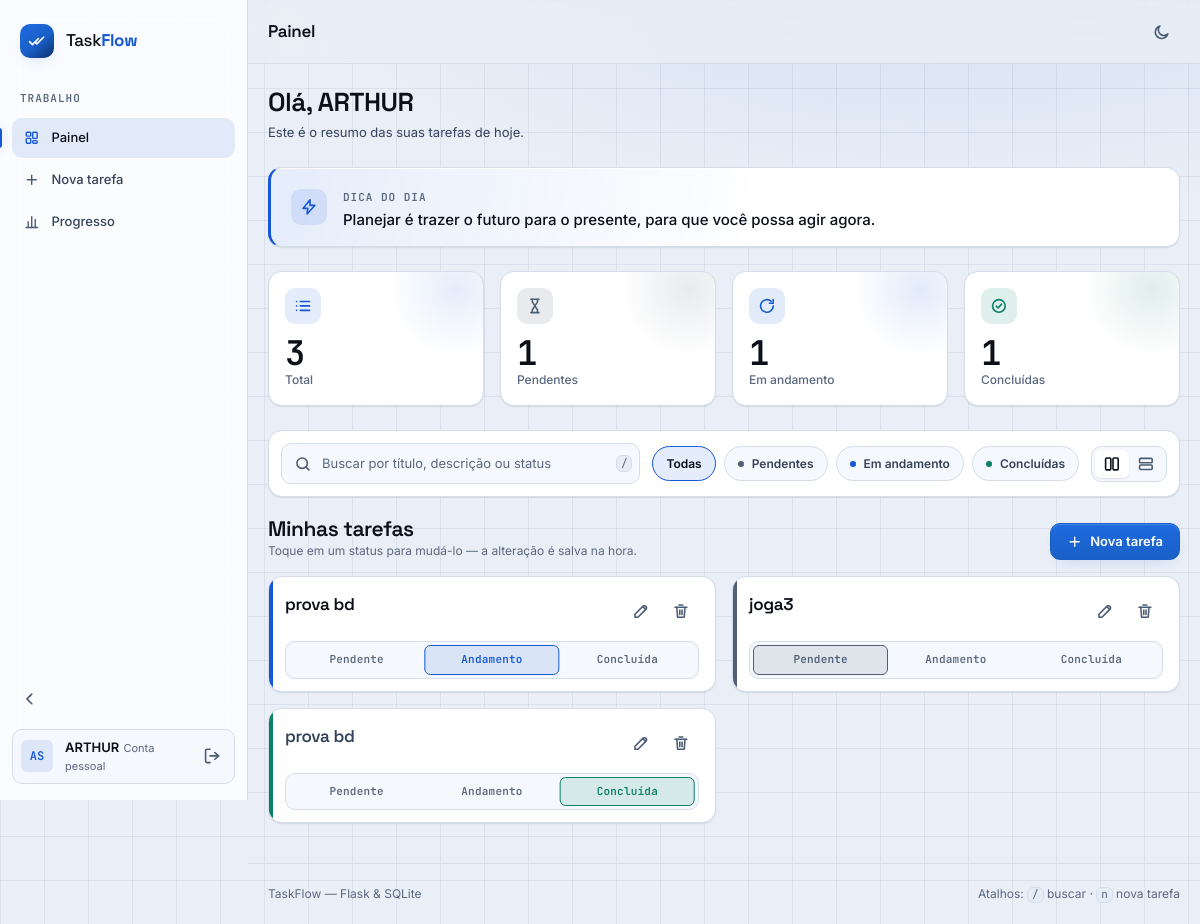
The app's page /dashboard (signed in) with its own data.
### tables this page shows
CREATE TABLE tarefas (
            id INTEGER PRIMARY KEY AUTOINCREMENT,
            titulo TEXT NOT NULL,
            descricao TEXT,
            status TEXT DEFAULT 'pendente',
            usuario_id INTEGER NOT NULL,
            FOREIGN KEY (usuario_id) REFERENCES usuarios(id)
        );

### TASK_FLOW/task_panel/app.py (the view)
@app.route('/dashboard')
@login_required
def dashboard():
    conn = get_db()
    tarefas = conn.execute(
        'SELECT * FROM tarefas WHERE usuario_id = ? ORDER BY id DESC',
        (session['usuario_id'],)
    ).fetchall()
    conn.close()
    dica = obter_dica_do_dia()
    total = len(tarefas)
    pendentes = sum(1 for t in tarefas if t['status'] == 'pendente')
    em_andamento = sum(1 for t in tarefas if t['status'] == 'em_andamento')
    concluidas = sum(1 for t in tarefas if t['status'] == 'concluida')
    return render_template('dashboard.html',
                           tarefas=tarefas,
                           dica=dica,
                           total=total,
                           pendentes=pendentes,
                           em_andamento=em_andamento,
                           concluidas=concluidas)

### TASK_FLOW/task_panel/templates/dashboard.html (shortened to what this page needs)
{% extends 'base.html' %}
{% from 'macros.html' import icon, stat, task_card %}
{% block content %}
<div class="page-head reveal">
    <h1>Olá, {{ primeiro_nome }}</h1>
    <p>Este é o resumo das suas tarefas de hoje.</p>
</div>
<section class="tip reveal" style="--i: 1" aria-label="Dica do dia">
    <span class="tip__icon">{{ icon('bolt') }}</span>
    <div class="tip__body">
        <span class="eyebrow">Dica do dia</span>
        <p class="tip__text">{{ dica }}</p>
    </div>
</section>
<section class="stats-grid" aria-label="Resumo das tarefas">
    {{ stat('Total', total, 'list', id='stat-total', index=2) }}
    {{ stat('Pendentes', pendentes, 'hourglass', status='pendente', id='stat-pendente', index=3) }}
    {{ stat('Em andamento', em_andamento, 'loop', status='em_andamento', id='stat-andamento', index=4) }}
    {{ stat('Concluídas', concluidas, 'check-circle', status='concluida', id='stat-concluida', index=5) }}
</section>
{% if tarefas %}
<div class="toolbar reveal" style="--i: 6">
    <div class="search">
        <input class="search__input" id="campo-busca" type="search" autocomplete="off"
               placeholder="Buscar por título, descrição ou status" aria-label="Buscar tarefas">
        <kbd class="kbd search__kbd">/</kbd>
    </div>
    <div class="toolbar__right">
        <div class="chips" id="filtros" role="group" aria-label="Filtrar por status">
            <button type="button" class="chip" data-filtro="todos" aria-pressed="true">Todas</button>
            <button type="button" class="chip" data-filtro="pendente" data-status="pendente" aria-pressed="false">
                <span class="chip__dot"></span>Pendentes
            </button>
            <button type="button" class="chip" data-filtro="em_andamento" data-status="em_andamento" aria-pressed="false">
                <span class="chip__dot"></span>Em andamento
            </button>
            <button type="button" class="chip" data-filtro="concluida" data-status="concluida" aria-pressed="false">
                <span class="chip__dot"></span>Concluídas
            </button>
        </div>
        <div class="segmented view-toggle" id="troca-visao" role="group" aria-label="Modo de exibição">
            <button type="button" class="segmented__btn" data-visao="cards" aria-pressed="true" aria-label="Ver em cartões">{{ icon('cards') }}</button>
            <button type="button" class="segmented__btn" data-visao="lista" aria-pressed="false" aria-label="Ver em lista">{{ icon('rows') }}</button>
        </div>
    </div>
</div>
<div class="section-head">
    <div>
        <h2>Minhas tarefas</h2>
        <p>Toque em um status para mudá-lo — a alteração é salva na hora.</p>
    </div>
    <a class="btn btn--primary" href="{{ url_for('nova_tarefa') }}">{{ icon('plus') }} Nova tarefa</a>
</div>
<section class="tarefas" id="tarefas" data-view="cards">
    <div class="tarefas__grid" id="tarefas-grid">
        {% for t in tarefas %}{{ task_card(t, loop.index0) }}{% endfor %}
    </div>
</section>
{% endif %}
{% endblock %}

### TASK_FLOW/task_panel/templates/base.html (shortened to what this page needs)
{% from 'macros.html' import icon %}
{% set is_auth = request.endpoint in ('login', 'registro') %}
{% set titulos = {
    'dashboard': 'Painel',
    'nova_tarefa': 'Nova tarefa',
    'editar_tarefa': 'Editar tarefa',
    'progresso': 'Progresso'
} %}
{% set titulo_pagina = titulos.get(request.endpoint, 'TaskPanel') %}
{% set nome_completo = (session.usuario_nome or 'Usuário')|trim %}
{% set partes = nome_completo.split() or ['Usuário'] %}
{% set primeiro_nome = partes[0] %}
{% set iniciais = (partes[0][0] ~ (partes[-1][0] if partes|length > 1 else ''))|upper %}
<!DOCTYPE html>
<html lang="pt-br" data-theme="dark">
<head>
    <link rel="stylesheet" href="{{ url_for('static', filename='css/tokens.css') }}">
    <link rel="stylesheet" href="{{ url_for('static', filename='css/base.css') }}">
    <link rel="stylesheet" href="{{ url_for('static', filename='css/components.css') }}">
    <link rel="stylesheet" href="{{ url_for('static', filename='css/layout.css') }}">
    <link rel="stylesheet" href="{{ url_for('static', filename='css/pages.css') }}">
</head>
<body>
{% if is_auth %}
    <main class="auth">
        <section class="auth__panel">
            <div class="brand">
                <span class="brand__mark">{{ icon('check-all') }}</span>
                <span class="brand__word">Task<b>Flow</b></span>
            </div>
            <div class="auth__pitch">
                <h1>Suas tarefas, do rascunho ao concluído.</h1>
                <p>Um painel só seu para registrar o que precisa ser feito e ver o quanto já andou.</p>
                <ul class="auth__list">
                    <li>{{ icon('check') }} Mude o status em um clique</li>
                    <li>{{ icon('check') }} Busque e filtre sem recarregar</li>
                    <li>{{ icon('check') }} Acompanhe o progresso em gráficos</li>
                </ul>
            </div>
            <div class="auth__demo">
                <span class="eyebrow">Tarefa</span>
                <span class="auth__demo-title">Revisar proposta comercial</span>
                <div class="auth__demo-switch">
                    <span>Pendente</span><span>Andamento</span><span data-on>Concluída</span>
                </div>
            </div>
        </section>
        <section class="auth__form-side">
            <div class="auth__topbar">{% include 'partials/theme_toggle.html' %}</div>
            {% block content %}{% endblock %}
        </section>
    </main>
{% else %}
    <div class="shell">
        {% include 'partials/sidebar.html' %}
        <div class="main">
            {% include 'partials/topbar.html' %}
            <main class="content" id="conteudo">
                {{ self.content() }}
            </main>
            <footer class="foot">
                <span>TaskFlow — Flask &amp; SQLite</span>
                <span>Atalhos: <kbd class="kbd">/</kbd> buscar · <kbd class="kbd">n</kbd> nova tarefa</span>
            </footer>
        </div>
    </div>
{% endif %}
</body>
</html>

### TASK_FLOW/task_panel/templates/macros.html (shortened to what this page needs)
{% macro icon(name, cls='') -%}
<svg class="icon {{ cls }}" aria-hidden="true" focusable="false"><use href="#i-{{ name }}"></use></svg>
{%- endmacro %}
{% macro stat(label, value, icon_name, status=None, id=None, index=0) -%}
<article class="stat reveal" {% if status %}data-status="{{ status }}"{% endif %} style="--i: {{ index }}">
    <div class="stat__icon">{{ icon(icon_name) }}</div>
    <div>
        <div class="stat__num" {% if id %}id="{{ id }}"{% endif %}>{{ value }}</div>
        <div class="stat__label">{{ label }}</div>
    </div>
</article>
{%- endmacro %}
{% macro status_switch(tarefa) -%}
{% set slots = {'pendente': 0, 'em_andamento': 1, 'concluida': 2} %}
{% set rotulos = [('pendente', 'Pendente'), ('em_andamento', 'Andamento'), ('concluida', 'Concluída')] %}
<div class="status-switch" role="radiogroup" data-id="{{ tarefa.id }}"
     aria-label="Status de {{ tarefa.titulo }}" style="--slot: {{ slots.get(tarefa.status, 0) }}">
    <span class="status-switch__thumb" aria-hidden="true"></span>
    {% for valor, rotulo in rotulos %}
    <button type="button" role="radio" class="status-switch__opt" data-value="{{ valor }}"
            aria-checked="{{ 'true' if tarefa.status == valor else 'false' }}"
            tabindex="{{ '0' if tarefa.status == valor else '-1' }}">{{ rotulo }}</button>
    {% endfor %}
</div>
{%- endmacro %}
{% macro task_card(tarefa, index=0) -%}
<article class="task reveal" style="--i: {{ index }}"
         data-id="{{ tarefa.id }}"
         data-status="{{ tarefa.status }}"
         data-titulo="{{ tarefa.titulo|lower }}"
         data-desc="{{ (tarefa.descricao or '')|lower }}">
    <div class="task__main">
        <h3 class="task__title">{{ tarefa.titulo }}</h3>
    </div>
    <div class="task__actions">
        <a class="icon-btn" href="{{ url_for('editar_tarefa', id=tarefa.id) }}"
           aria-label="Editar tarefa {{ tarefa.titulo }}">{{ icon('pencil') }}</a>
        <a class="icon-btn icon-btn--danger" href="{{ url_for('deletar_tarefa', id=tarefa.id) }}"
           data-confirm="{{ tarefa.titulo }}"
           aria-label="Excluir tarefa {{ tarefa.titulo }}">{{ icon('trash') }}</a>
    </div>
    <div class="task__foot">
        {{ status_switch(tarefa) }}
    </div>
</article>
{%- endmacro %}

### TASK_FLOW/task_panel/templates/partials/sidebar.html
{% from 'macros.html' import icon %}
<aside class="sidebar" id="sidebar" aria-label="Navegação principal">
    <a class="brand" href="{{ url_for('dashboard') }}">
        <span class="brand__mark">{{ icon('check-all') }}</span>
        <span class="brand__word">Task<b>Flow</b></span>
    </a>
    <nav class="nav" aria-label="Seções">
        <p class="nav__section eyebrow">Trabalho</p>
        <a class="nav__link" href="{{ url_for('dashboard') }}" data-tip="Painel"
           {% if request.endpoint == 'dashboard' %}aria-current="page"{% endif %}>
            {{ icon('grid') }}<span class="nav__label">Painel</span>
        </a>
        <a class="nav__link" href="{{ url_for('nova_tarefa') }}" data-tip="Nova tarefa"
           {% if request.endpoint == 'nova_tarefa' %}aria-current="page"{% endif %}>
            {{ icon('plus') }}<span class="nav__label">Nova tarefa</span>
        </a>
        <a class="nav__link" href="{{ url_for('progresso') }}" data-tip="Progresso"
           {% if request.endpoint == 'progresso' %}aria-current="page"{% endif %}>
            {{ icon('chart') }}<span class="nav__label">Progresso</span>
        </a>
    </nav>
    <div class="sidebar__foot">
        <button type="button" class="icon-btn collapse-btn" id="btn-colapsar"
                aria-expanded="true" aria-controls="sidebar" aria-label="Recolher menu">
            {{ icon('chevron-left') }}
        </button>
        <div class="user">
            <span class="user__avatar" aria-hidden="true">{{ iniciais }}</span>
            <span class="user__meta">
                <span class="user__name">{{ primeiro_nome }}</span>
                <span class="user__role">Conta pessoal</span>
            </span>
            <a class="icon-btn icon-btn--danger" href="{{ url_for('logout') }}" aria-label="Sair da conta">
                {{ icon('logout') }}
            </a>
        </div>
    </div>
</aside>

### TASK_FLOW/task_panel/templates/partials/topbar.html (shortened to what this page needs)
{% from 'macros.html' import icon %}
<header class="topbar">
    <h1 class="topbar__title">{{ titulo_pagina }}</h1>
    <div class="topbar__tools">
        {% include 'partials/theme_toggle.html' %}
    </div>
</header>

### TASK_FLOW/task_panel/templates/partials/theme_toggle.html (shortened to what this page needs)
{% from 'macros.html' import icon %}
<button type="button" class="icon-btn theme-toggle" id="btn-tema" aria-label="Alternar tema">
    <span class="theme-toggle__face" data-theme-face="light">{{ icon('moon') }}</span>
</button>

### records on screen
tarefas: titulo "prova bd", rotulos "Pendente" "Andamento" "Concluída"
tarefas: titulo "joga3", rotulos "Pendente" "Andamento" "Concluída"
tarefas: titulo "prova bd", rotulos "Pendente" "Andamento" "Concluída"

### other values on screen
{{ iniciais }} "AS"
{{ primeiro_nome }} "ARTHUR"
{{ titulo_pagina }} "Painel"
{{ dica }} "Planejar é trazer o futuro para o presente, para que você possa agir agora."
{{ value }} "3 1 1 1"
{{ label }} "Total Pendentes Em andamento Concluídas"
